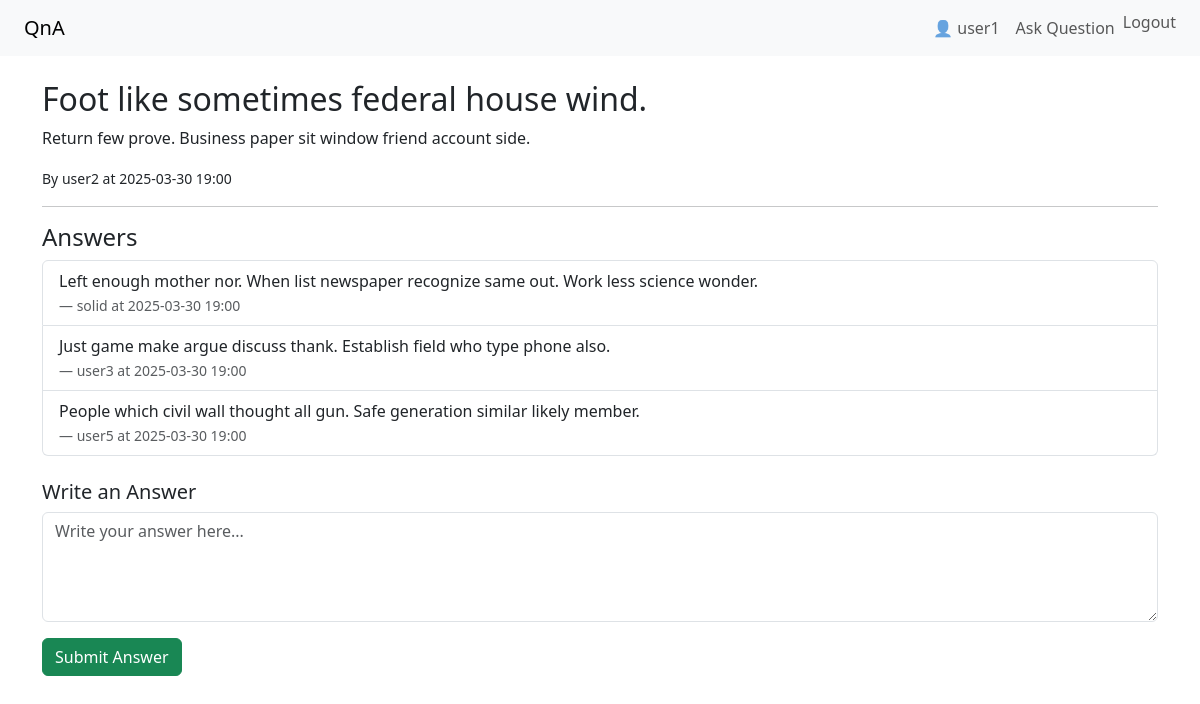
Screenshot of /question/20/ (signed in) with the database file from the repository.
### qa/models.py (models this page shows, shortened)
class Question(models.Model):
    title = models.CharField(max_length=200)
    content = models.TextField()
    author = models.ForeignKey(User, on_delete=models.CASCADE)
    created_at = models.DateTimeField(auto_now_add=True)

class Answer(models.Model):
    question = models.ForeignKey(
        Question,
        on_delete=models.CASCADE,
        related_name='answers'
    )
    content = models.TextField()
    author = models.ForeignKey(User, on_delete=models.CASCADE)
    created_at = models.DateTimeField(auto_now_add=True)

### qa/views.py (the view, shortened to what this page needs)
# urls.py: path('question/<int:pk>/', views.question_detail, name='question_detail'),
def question_detail(request, pk):
    question = get_object_or_404(Question, pk=pk)
    return render(request, 'qa/question_detail.html', {'question': question})

### qa/templates/qa/question_detail.html (shortened to what this page needs)
{% extends 'qa/base.html' %}
{% block content %}
    <h2>{{ question.title }}</h2>
    <p>{{ question.content }}</p>
    <p>
        <small>By {{ question.author.username }} at {{ question.created_at|date:"Y-m-d H:i" }}</small>
    </p>
    <hr>
    <h4>Answers</h4>
    <ul class="list-group mb-4">
        {% for answer in question.answers.all %}
            <li class="list-group-item">
                {{ answer.content }}<br>
                <small class="text-muted">— {{ answer.author.username }} at {{ answer.created_at|date:"Y-m-d H:i" }}</small>
            </li>
        {% empty %}
            <li class="list-group-item">No answers yet.</li>
        {% endfor %}
    </ul>
    {% if user.is_authenticated %}
        <h5>Write an Answer</h5>
        <form method="post">
            <div class="mb-3">
                <textarea
                    name="content"
                    class="form-control"
                    rows="4"
                    placeholder="Write your answer here..."
                ></textarea>
            </div>
            <button type="submit" class="btn btn-success">Submit Answer</button>
        </form>
    {% else %}
        <p><a href="{% url 'login' %}">Login</a> to write an answer.</p>
    {% endif %}
{% endblock %}

### qa/templates/qa/base.html (shortened to what this page needs)
<!DOCTYPE html>
<html lang="en">
<head>
    <link href="https://cdn.jsdelivr.net/npm/bootstrap@5.3.2/dist/css/bootstrap.min.css" rel="stylesheet">
</head>
<body>
    <nav class="navbar navbar-expand-lg navbar-light bg-light px-4">
        <a class="navbar-brand" href="/">QnA</a>
        <div class="collapse navbar-collapse">
            <ul class="navbar-nav ms-auto">
                {% if user.is_authenticated %}
                    <li class="nav-item">
                        <span class="nav-link">👤 {{ user.username }}</span>
                    </li>
                    <li class="nav-item">
                        <a class="nav-link" href="{% url 'ask_question' %}">Ask Question</a>
                    </li>
                    <li class="nav-item">
                        <form action="{% url 'logout' %}" method="post" class="d-inline">
                            <button type="submit" class="btn btn-link nav-link" style="display:inline; padding: 0;">
                                Logout
                            </button>
                        </form>
                    </li>
                {% else %}
                    <li class="nav-item">
                        <a class="nav-link" href="{% url 'login' %}">Login</a>
                    </li>
                {% endif %}
            </ul>
        </div>
    </nav>
    <div class="container mt-4">
        {% block content %}
        {% endblock %}
    </div>
</body>
</html>

### rows the page displays
Question: title "Foot like sometimes federal house wind.", content "Return few prove. Business paper sit window friend account side.", author.username "user2", created_at "2025-03-30 19:00"
Answer: content "Left enough mother nor. When list newspaper recognize same out. Work less science wonder.", author.username "solid", created_at "2025-03-30 19:00"
Answer: content "Just game make argue discuss thank. Establish field who type phone also.", author.username "user3", created_at "2025-03-30 19:00"
Answer: content "People which civil wall thought all gun. Safe generation similar likely member.", author.username "user5", created_at "2025-03-30 19:00"

### other values shown
{{ user.username }} "user1"
